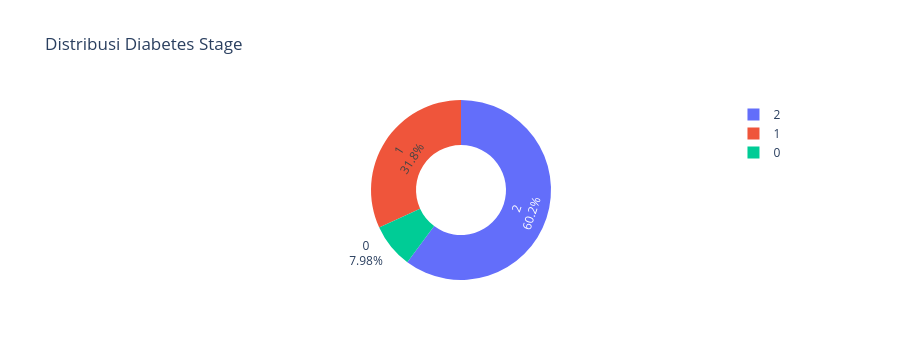

Source (notebook cell):
### Markdown cell above
#### cek keseimbangan data

### Code cell
import plotly.express as px

fig = px.pie(
    df,
    names=col_target,
    hole=0.5,  # membuatnya jadi donat
    title='Distribusi Diabetes Stage',
)
fig.update_traces(textinfo='percent+label')
fig.show()

### Figure 1 — Plotly figure (JSON) as saved in the notebook; plotly's stock layout.template omitted (floating-point values rounded to 4 significant figures; data arrays with more than 128 entries replaced by an {"elided": "..."} marker saying what was removed)
{"data": [{"domain": {"x": [0, 1], "y": [0, 1]}, "hole": 0.5, "hovertemplate": "label_diabetes_stage=%{label}<extra></extra>", "labels": {"elided": "100000 int values"}, "legendgroup": "", "name": "", "showlegend": true, "textinfo": "percent+label", "type": "pie"}], "layout": {"height": 360, "legend": {"tracegroupgap": 0}, "title": {"text": "Distribusi Diabetes Stage"}}}
